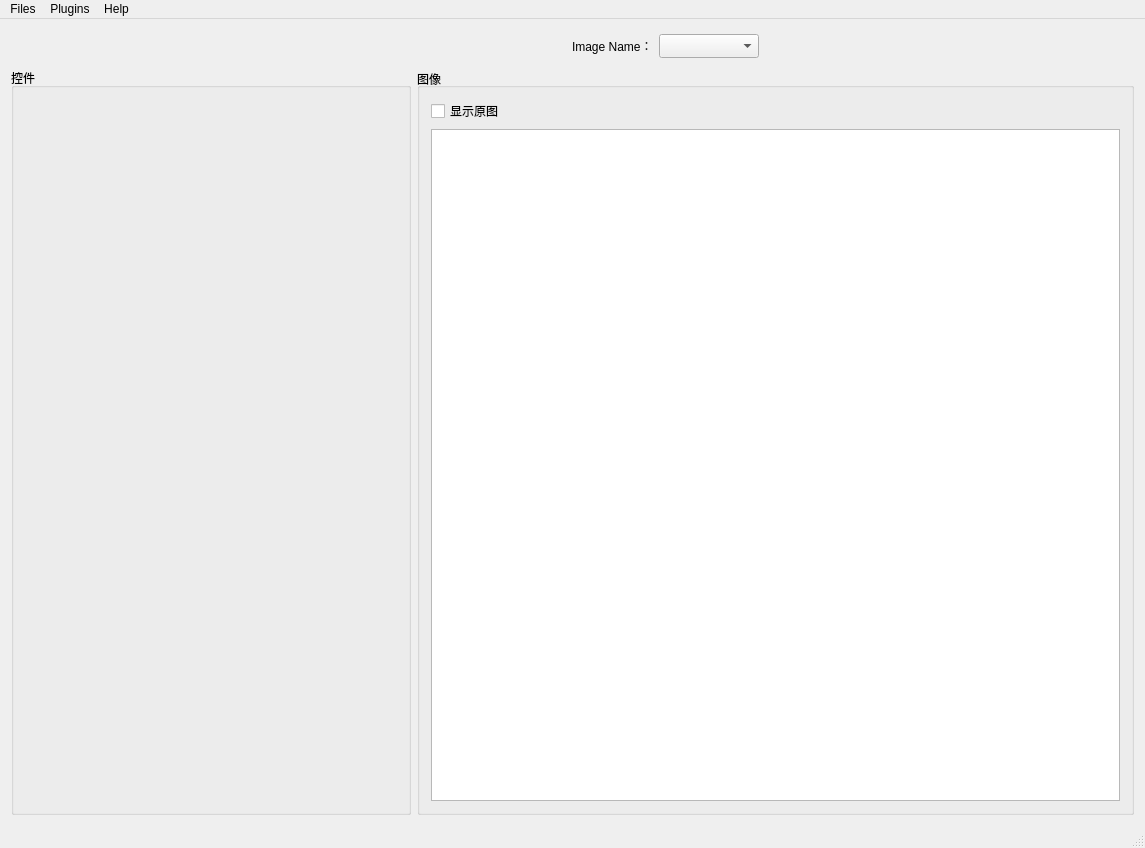
<?xml version="1.0" encoding="UTF-8"?>
<ui version="4.0">
 <class>MainWindow</class>
 <widget class="QMainWindow" name="MainWindow">
  <property name="geometry">
   <rect>
    <x>0</x>
    <y>0</y>
    <width>1145</width>
    <height>848</height>
   </rect>
  </property>
  <property name="windowTitle">
   <string>MainWindow</string>
  </property>
  <widget class="QWidget" name="centralWidget">
   <layout class="QGridLayout" name="gridLayout_8">
    <item row="1" column="0">
     <layout class="QGridLayout" name="gridLayout_7">
      <item row="1" column="1">
       <widget class="QGroupBox" name="groupBox_2">
        <property name="layoutDirection">
         <enum>Qt::LeftToRight</enum>
        </property>
        <property name="title">
         <string>图像</string>
        </property>
        <property name="alignment">
         <set>Qt::AlignLeading|Qt::AlignLeft|Qt::AlignVCenter</set>
        </property>
        <layout class="QGridLayout" name="gridLayout_4">
         <item row="0" column="0">
          <layout class="QGridLayout" name="gridLayout_3">
           <item row="2" column="1">
            <spacer name="horizontalSpacer_11">
             <property name="orientation">
              <enum>Qt::Horizontal</enum>
             </property>
             <property name="sizeHint" stdset="0">
              <size>
               <width>40</width>
               <height>20</height>
              </size>
             </property>
            </spacer>
           </item>
           <item row="4" column="0" colspan="5">
            <widget class="QEnhancedGraphicsView" name="graphicsView">
             <property name="transformationAnchor">
              <enum>QGraphicsView::NoAnchor</enum>
             </property>
             <property name="viewportUpdateMode">
              <enum>QGraphicsView::FullViewportUpdate</enum>
             </property>
            </widget>
           </item>
           <item row="2" column="0">
            <widget class="QCheckBox" name="ckb_showOriImg">
             <property name="text">
              <string>显示原图</string>
             </property>
            </widget>
           </item>
           <item row="2" column="3">
            <spacer name="horizontalSpacer_12">
             <property name="orientation">
              <enum>Qt::Horizontal</enum>
             </property>
             <property name="sizeHint" stdset="0">
              <size>
               <width>40</width>
               <height>20</height>
              </size>
             </property>
            </spacer>
           </item>
           <item row="2" column="2">
            <widget class="QPushButton" name="pushButton">
             <property name="text">
              <string/>
             </property>
             <property name="icon">
              <iconset resource="resource.qrc">
               <normaloff>:/Image/icons/zoom-in(1).png</normaloff>:/Image/icons/zoom-in(1).png</iconset>
             </property>
             <property name="iconSize">
              <size>
               <width>20</width>
               <height>20</height>
              </size>
             </property>
             <property name="flat">
              <bool>true</bool>
             </property>
            </widget>
           </item>
          </layout>
         </item>
        </layout>
       </widget>
      </item>
      <item row="1" column="0">
       <widget class="QGroupBox" name="groupBox">
        <property name="minimumSize">
         <size>
          <width>400</width>
          <height>0</height>
         </size>
        </property>
        <property name="maximumSize">
         <size>
          <width>400</width>
          <height>16777215</height>
         </size>
        </property>
        <property name="layoutDirection">
         <enum>Qt::LeftToRight</enum>
        </property>
        <property name="title">
         <string>控件</string>
        </property>
        <property name="alignment">
         <set>Qt::AlignLeading|Qt::AlignLeft|Qt::AlignTop</set>
        </property>
        <layout class="QGridLayout" name="gridLayout_5">
         <item row="0" column="0">
          <layout class="QGridLayout" name="pluginLayout"/>
         </item>
        </layout>
        <zorder></zorder>
       </widget>
      </item>
      <item row="0" column="1">
       <layout class="QGridLayout" name="gridLayout_6">
        <item row="0" column="14">
         <spacer name="horizontalSpacer_5">
          <property name="orientation">
           <enum>Qt::Horizontal</enum>
          </property>
          <property name="sizeHint" stdset="0">
           <size>
            <width>40</width>
            <height>20</height>
           </size>
          </property>
         </spacer>
        </item>
        <item row="0" column="15">
         <spacer name="horizontalSpacer_3">
          <property name="orientation">
           <enum>Qt::Horizontal</enum>
          </property>
          <property name="sizeHint" stdset="0">
           <size>
            <width>40</width>
            <height>20</height>
           </size>
          </property>
         </spacer>
        </item>
        <item row="0" column="7">
         <widget class="QPushButton" name="btn_openImageDir">
          <property name="minimumSize">
           <size>
            <width>32</width>
            <height>32</height>
           </size>
          </property>
          <property name="maximumSize">
           <size>
            <width>48</width>
            <height>48</height>
           </size>
          </property>
          <property name="text">
           <string/>
          </property>
          <property name="icon">
           <iconset resource="resource.qrc">
            <normaloff>:/Image/icons/图像_images17.png</normaloff>:/Image/icons/图像_images17.png</iconset>
          </property>
          <property name="iconSize">
           <size>
            <width>32</width>
            <height>32</height>
           </size>
          </property>
          <property name="flat">
           <bool>true</bool>
          </property>
         </widget>
        </item>
        <item row="0" column="16">
         <spacer name="horizontalSpacer_4">
          <property name="orientation">
           <enum>Qt::Horizontal</enum>
          </property>
          <property name="sizeHint" stdset="0">
           <size>
            <width>40</width>
            <height>20</height>
           </size>
          </property>
         </spacer>
        </item>
        <item row="0" column="5">
         <widget class="QLabel" name="lb_ImageName">
          <property name="maximumSize">
           <size>
            <width>128</width>
            <height>16777215</height>
           </size>
          </property>
          <property name="text">
           <string>Image Name：</string>
          </property>
         </widget>
        </item>
        <item row="0" column="17">
         <spacer name="horizontalSpacer_2">
          <property name="orientation">
           <enum>Qt::Horizontal</enum>
          </property>
          <property name="sizeHint" stdset="0">
           <size>
            <width>40</width>
            <height>20</height>
           </size>
          </property>
         </spacer>
        </item>
        <item row="0" column="10">
         <widget class="QPushButton" name="btn_nextImage">
          <property name="maximumSize">
           <size>
            <width>48</width>
            <height>48</height>
           </size>
          </property>
          <property name="text">
           <string/>
          </property>
          <property name="icon">
           <iconset resource="resource.qrc">
            <normaloff>:/Image/icons/前进.png</normaloff>:/Image/icons/前进.png</iconset>
          </property>
          <property name="iconSize">
           <size>
            <width>32</width>
            <height>32</height>
           </size>
          </property>
          <property name="flat">
           <bool>true</bool>
          </property>
         </widget>
        </item>
        <item row="0" column="6">
         <widget class="QComboBox" name="cmb_imgeList">
          <property name="minimumSize">
           <size>
            <width>100</width>
            <height>24</height>
           </size>
          </property>
          <property name="maximumSize">
           <size>
            <width>256</width>
            <height>24</height>
           </size>
          </property>
         </widget>
        </item>
        <item row="0" column="3">
         <spacer name="horizontalSpacer_8">
          <property name="orientation">
           <enum>Qt::Horizontal</enum>
          </property>
          <property name="sizeHint" stdset="0">
           <size>
            <width>40</width>
            <height>20</height>
           </size>
          </property>
         </spacer>
        </item>
        <item row="0" column="8">
         <widget class="QPushButton" name="btn_preImage">
          <property name="minimumSize">
           <size>
            <width>32</width>
            <height>32</height>
           </size>
          </property>
          <property name="maximumSize">
           <size>
            <width>48</width>
            <height>48</height>
           </size>
          </property>
          <property name="text">
           <string/>
          </property>
          <property name="icon">
           <iconset resource="resource.qrc">
            <normaloff>:/Image/icons/后退.png</normaloff>:/Image/icons/后退.png</iconset>
          </property>
          <property name="iconSize">
           <size>
            <width>32</width>
            <height>32</height>
           </size>
          </property>
          <property name="flat">
           <bool>true</bool>
          </property>
         </widget>
        </item>
        <item row="0" column="2">
         <spacer name="horizontalSpacer_10">
          <property name="orientation">
           <enum>Qt::Horizontal</enum>
          </property>
          <property name="sizeHint" stdset="0">
           <size>
            <width>40</width>
            <height>20</height>
           </size>
          </property>
         </spacer>
        </item>
        <item row="0" column="1">
         <spacer name="horizontalSpacer_9">
          <property name="orientation">
           <enum>Qt::Horizontal</enum>
          </property>
          <property name="sizeHint" stdset="0">
           <size>
            <width>40</width>
            <height>20</height>
           </size>
          </property>
         </spacer>
        </item>
        <item row="0" column="12">
         <spacer name="horizontalSpacer_7">
          <property name="orientation">
           <enum>Qt::Horizontal</enum>
          </property>
          <property name="sizeHint" stdset="0">
           <size>
            <width>40</width>
            <height>20</height>
           </size>
          </property>
         </spacer>
        </item>
        <item row="0" column="4">
         <spacer name="horizontalSpacer_6">
          <property name="orientation">
           <enum>Qt::Horizontal</enum>
          </property>
          <property name="sizeHint" stdset="0">
           <size>
            <width>40</width>
            <height>20</height>
           </size>
          </property>
         </spacer>
        </item>
        <item row="0" column="9">
         <widget class="QPushButton" name="btn_run">
          <property name="minimumSize">
           <size>
            <width>32</width>
            <height>32</height>
           </size>
          </property>
          <property name="maximumSize">
           <size>
            <width>48</width>
            <height>48</height>
           </size>
          </property>
          <property name="text">
           <string/>
          </property>
          <property name="icon">
           <iconset resource="resource.qrc">
            <normaloff>:/Image/icons/运行中.png</normaloff>:/Image/icons/运行中.png</iconset>
          </property>
          <property name="iconSize">
           <size>
            <width>32</width>
            <height>32</height>
           </size>
          </property>
          <property name="flat">
           <bool>true</bool>
          </property>
         </widget>
        </item>
       </layout>
      </item>
     </layout>
    </item>
   </layout>
  </widget>
  <widget class="QMenuBar" name="menuBar">
   <property name="geometry">
    <rect>
     <x>0</x>
     <y>0</y>
     <width>1145</width>
     <height>22</height>
    </rect>
   </property>
   <widget class="QMenu" name="menu_Files">
    <property name="title">
     <string>Files</string>
    </property>
    <addaction name="actionsaveImage"/>
    <addaction name="actionExit"/>
   </widget>
   <widget class="QMenu" name="menu_Plugins">
    <property name="title">
     <string>Plugins</string>
    </property>
   </widget>
   <widget class="QMenu" name="menu_Help">
    <property name="title">
     <string>Help</string>
    </property>
   </widget>
   <addaction name="menu_Files"/>
   <addaction name="menu_Plugins"/>
   <addaction name="menu_Help"/>
  </widget>
  <widget class="QStatusBar" name="statusBar"/>
  <action name="actionsaveImage">
   <property name="text">
    <string>saveImage</string>
   </property>
   <property name="shortcut">
    <string>Ctrl+S</string>
   </property>
  </action>
  <action name="actionPlugins">
   <property name="text">
    <string>Plugins</string>
   </property>
  </action>
  <action name="actionExit">
   <property name="text">
    <string>Exit</string>
   </property>
  </action>
 </widget>
 <layoutdefault spacing="6" margin="11"/>
 <customwidgets>
  <customwidget>
   <class>QEnhancedGraphicsView</class>
   <extends>QGraphicsView</extends>
   <header>GUI/qenhancedgraphicsview.h</header>
  </customwidget>
 </customwidgets>
 <resources>
  <include location="resource.qrc"/>
 </resources>
 <connections/>
</ui>
